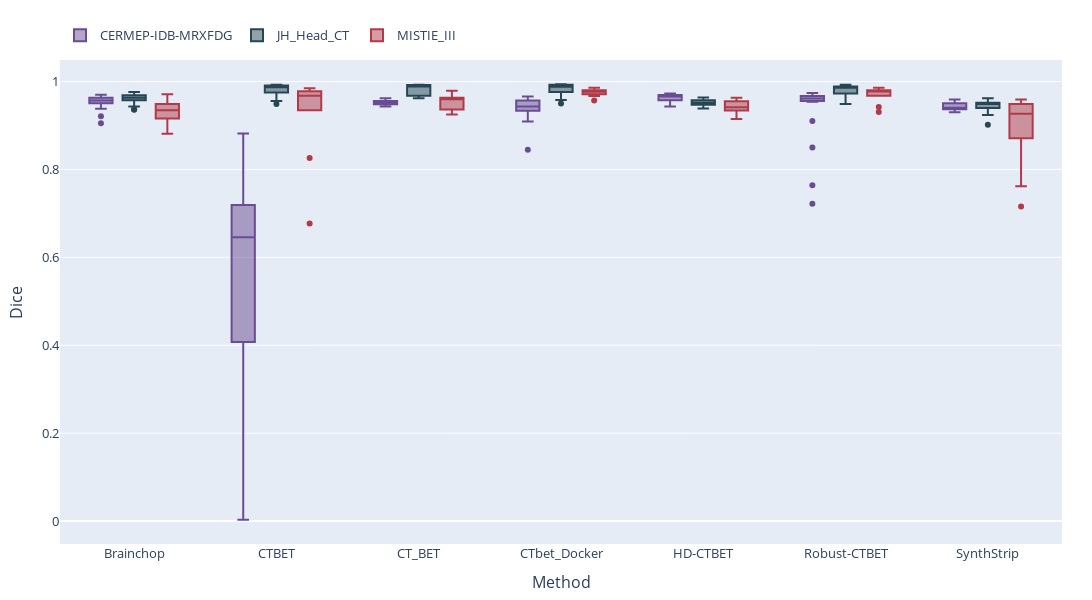

Here is the notebook cell this chart was saved with:
### Code cell
import plotly.graph_objects as go
import plotly.express as px

datasets = sorted(all_df['Dataset'].unique())
methods  = sorted(all_df['method_A'].unique())

# Custom dark, color-blind friendly colors per dataset
# Explicit mapping for reproducibility; extend if new datasets appear.
custom_dataset_colors = {
    'JH_Head_CT': '#264653',        # dark teal
    'CERMEP-IDB-MRXFDG': '#6a4c93', # dark purple
    'MISTIE_III': '#b23a48',        # deep wine red
}
# Fallback palette (Dark2) for any dataset not in the explicit map
fallback_colors = px.colors.qualitative.Dark2
for i, ds in enumerate(datasets):
    if ds not in custom_dataset_colors:
        custom_dataset_colors[ds] = fallback_colors[i % len(fallback_colors)]

fig = go.Figure()

# One trace per dataset; Plotly groups by x (method)
for ds in datasets:
    d = all_df[all_df['Dataset'] == ds]
    if d.empty:
        continue
    fig.add_trace(go.Box(
        x=d['method_A'],                # categories = methods
        y=d['dice'],
        name=ds,                        # legend per dataset
        marker_color=custom_dataset_colors[ds],
        boxpoints='outliers',
        jitter=0,
        pointpos=0,
        legendgroup=ds,
        offsetgroup=ds,                 # group within each method
        alignmentgroup='all',
        hovertemplate='Dataset: '+ds+'<br>Method: %{x}<br>Dice: %{y:.3f}<extra></extra>'
    ))

fig.update_layout(
    boxmode='group',
    width=1100, height=600,
    margin=dict(l=60, r=30, t=60, b=50),
    legend=dict(orientation='h', yanchor='bottom', y=1.02, xanchor='left', x=0, title=None),
    font=dict(size=13)
)
fig.update_xaxes(title_text='Method',
                 categoryorder='array', categoryarray=methods, tickmode='array',
                 tickvals=methods, ticktext=methods)
fig.update_yaxes(title_text='Dice')

fig.show()

### Figure 1 — Plotly figure (JSON) as saved in the notebook; plotly's stock layout.template omitted (floating-point values rounded to 4 significant figures; data arrays with more than 128 entries replaced by an {"elided": "..."} marker saying what was removed)
{"data": [{"alignmentgroup": "all", "boxpoints": "outliers", "hovertemplate": "Dataset: CERMEP-IDB-MRXFDG<br>Method: %{x}<br>Dice: %{y:.3f}<extra></extra>", "jitter": 0, "legendgroup": "CERMEP-IDB-MRXFDG", "marker": {"color": "#6a4c93"}, "name": "CERMEP-IDB-MRXFDG", "offsetgroup": "CERMEP-IDB-MRXFDG", "pointpos": 0, "type": "box", "x": {"elided": "140 str values"}, "y": {"elided": "140 float values"}}, {"alignmentgroup": "all", "boxpoints": "outliers", "hovertemplate": "Dataset: JH_Head_CT<br>Method: %{x}<br>Dice: %{y:.3f}<extra></extra>", "jitter": 0, "legendgroup": "JH_Head_CT", "marker": {"color": "#264653"}, "name": "JH_Head_CT", "offsetgroup": "JH_Head_CT", "pointpos": 0, "type": "box", "x": {"elided": "224 str values"}, "y": {"elided": "224 float values"}}, {"alignmentgroup": "all", "boxpoints": "outliers", "hovertemplate": "Dataset: MISTIE_III<br>Method: %{x}<br>Dice: %{y:.3f}<extra></extra>", "jitter": 0, "legendgroup": "MISTIE_III", "marker": {"color": "#b23a48"}, "name": "MISTIE_III", "offsetgroup": "MISTIE_III", "pointpos": 0, "type": "box", "x": ["Brainchop", "HD-CTBET", "SynthStrip", "CTBET", "Robust-CTBET", "CTbet_Docker", "Brainchop", "HD-CTBET", "SynthStrip", "CTBET", "Robust-CTBET", "CT_BET", "CTbet_Docker", "Brainchop", "HD-CTBET", "SynthStrip", "CTBET", "Robust-CTBET", "CT_BET", "CTbet_Docker", "Brainchop", "HD-CTBET", "SynthStrip", "CTBET", "Robust-CTBET", "CT_BET", "CTbet_Docker", "Brainchop", "HD-CTBET", "SynthStrip", "CTBET", "Robust-CTBET", "CTbet_Docker", "Brainchop", "HD-CTBET", "SynthStrip", "CTBET", "Robust-CTBET", "CTbet_Docker", "Brainchop", "HD-CTBET", "SynthStrip", "CTBET", "Robust-CTBET", "CT_BET", "CTbet_Docker", "Brainchop", "HD-CTBET", "SynthStrip", "CTBET", "Robust-CTBET", "CT_BET", "CTbet_Docker", "Brainchop", "HD-CTBET", "SynthStrip", "CTBET", "Robust-CTBET", "CT_BET", "CTbet_Docker", "Brainchop", "HD-CTBET", "SynthStrip", "CTBET", "Robust-CTBET", "CT_BET", "CTbet_Docker"], "y": [0.883, 0.922, 0.871, 0.948, 0.942, 0.977, 0.971, 0.955, 0.959, 0.677, 0.972, 0.961, 0.986, 0.949, 0.943, 0.925, 0.961, 0.968, 0.929, 0.967, 0.881, 0.915, 0.762, 0.935, 0.931, 0.979, 0.98, 0.948, 0.942, 0.931, 0.979, 0.98, 0.979, 0.92, 0.934, 0.922, 0.975, 0.979, 0.957, 0.926, 0.941, 0.928, 0.985, 0.986, 0.959, 0.971, 0.916, 0.938, 0.716, 0.978, 0.982, 0.925, 0.977, 0.944, 0.958, 0.949, 0.975, 0.976, 0.964, 0.984, 0.961, 0.963, 0.951, 0.826, 0.98, 0.96, 0.974]}], "layout": {"boxmode": "group", "font": {"size": 13}, "height": 600, "legend": {"orientation": "h", "title": {}, "x": 0, "xanchor": "left", "y": 1.02, "yanchor": "bottom"}, "margin": {"b": 50, "l": 60, "r": 30, "t": 60}, "width": 1100, "xaxis": {"categoryarray": ["Brainchop", "CTBET", "CT_BET", "CTbet_Docker", "HD-CTBET", "Robust-CTBET", "SynthStrip"], "categoryorder": "array", "tickmode": "array", "ticktext": ["Brainchop", "CTBET", "CT_BET", "CTbet_Docker", "HD-CTBET", "Robust-CTBET", "SynthStrip"], "tickvals": ["Brainchop", "CTBET", "CT_BET", "CTbet_Docker", "HD-CTBET", "Robust-CTBET", "SynthStrip"], "title": {"text": "Method"}}, "yaxis": {"title": {"text": "Dice"}}}}
